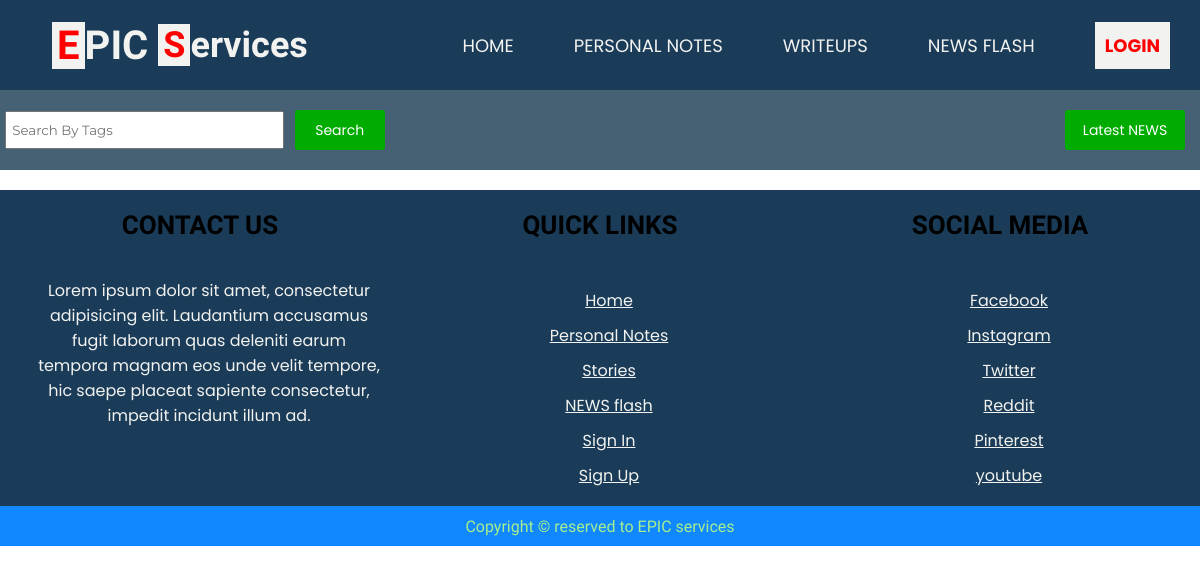
The app's page /news/index.php?filter=latest, older data.
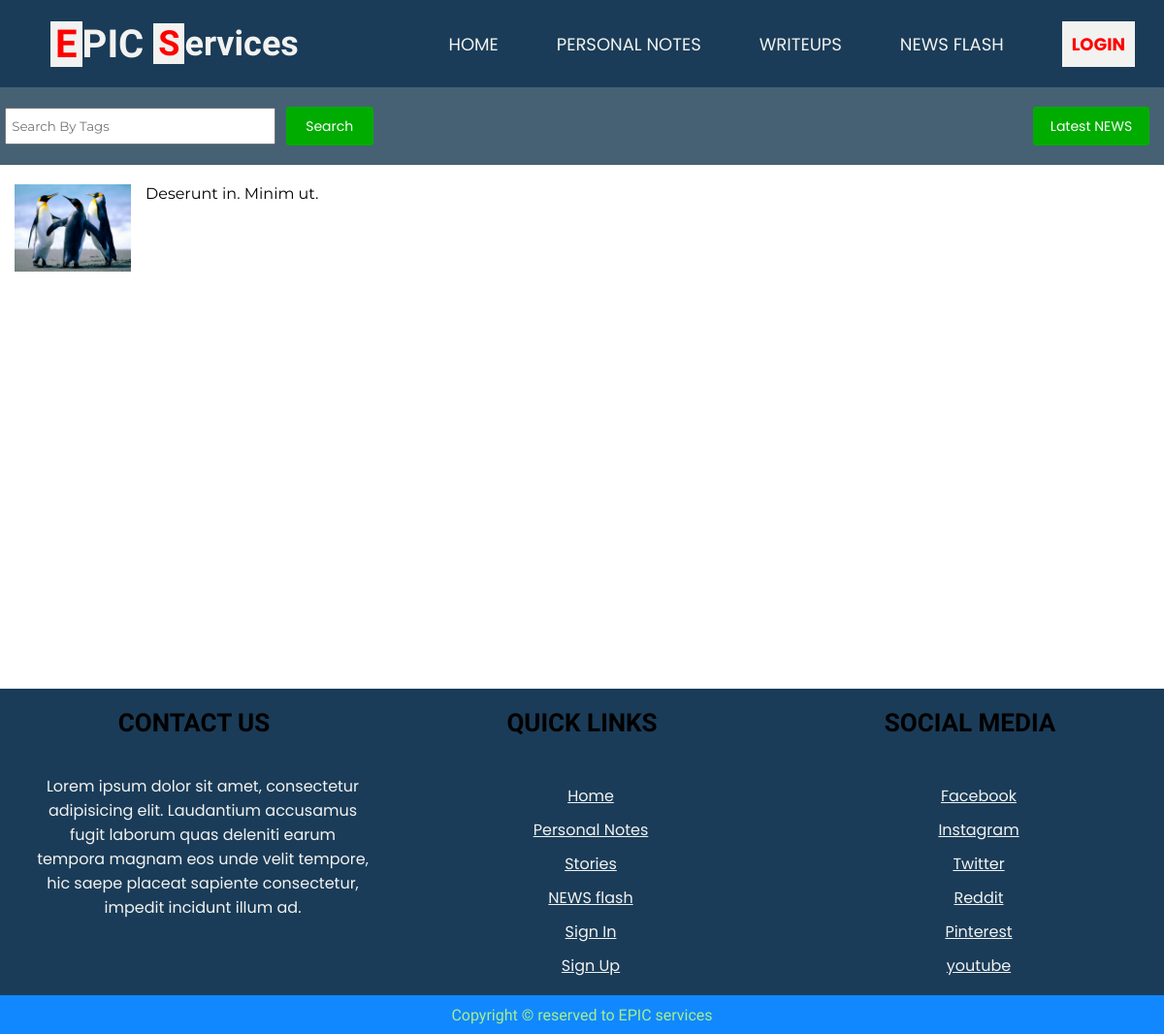
The same page, newer data.
### tables this page shows
CREATE TABLE `news` (
  `newsid` int(11) NOT NULL,
  `newstitle` text,
  `newsdata` text,
  `newstags` text,
  `thumbnail` text,
  `dttm` date DEFAULT NULL
);

### news/index.php (the view, shortened to what this page needs)
<?php
	include("../public/top.php");
?>
<!DOCTYPE html>
<html lang="en">
<head>
	<link rel="stylesheet" href="styles/news.css">
</head>
<body>
	<section id="newsContainer">
		<?php
			include '../public/header.php';
		?>
		<section class="news-container-main">
			<section class="news-options">
				<section class="search-news">
					<form method="get" action="">
						<input type="text" name="searchNews" placeholder="Search By Tags">
						<button type="submit" name="searchNews" value="true">Search</button>
					</form>
				</section>
				<section class="more-ops">
					<a href="index.php?filter=latest" class="ctrl-btn">
						Latest NEWS
					</a>
				</section>
			</section>
			<?php
				if (!isset($_GET['searchNews'])) {
					if (!isset($_GET['filter'])) {
						$selectnewsquery = "select * from news where dttm > now() - interval 3 day order by rand() limit 20";
					}
					else if($_GET['filter'] == "latest") {
						$selectnewsquery = "select * from news order by newsid desc limit 20";
					}
				}
				else {
					$tagsToSearch = $_GET['searchNews'];
					$selectnewsquery = "select * from news where newstags like '%$tagsToSearch%'";
				}
				$res = mysqli_query($conn, $selectnewsquery);
				$checkData = mysqli_num_rows($res);
				if ($checkData > 0) {
					while($row = mysqli_fetch_array($res)) {
						$newsId = $row['newsid'];
						$newsTitle = $row['newstitle'];
						$newsThumbnail = $row['thumbnail'];
			?>
			<section class="n-container">
				<a href="open.php?newsid=<?= $newsId ?>">
					<section class="news-main">
						<section class="news-thumbnail">
							<img src="thumbnails/<?= $newsThumbnail ?>">
						</section>
						<section class="news-title">
							<?= $newsTitle ?>
						</section>
					</section>
				</a>
			</section>
		</section>
		<?php
					}
				}
		?>
		<?php
			include '../public/footer.php';
		?>
	</section>
</body>
</html>

Row changes from the older to the newer data that the page shows:
added news: thumbnail (picture), newstitle "Deserunt in. Minim ut."
